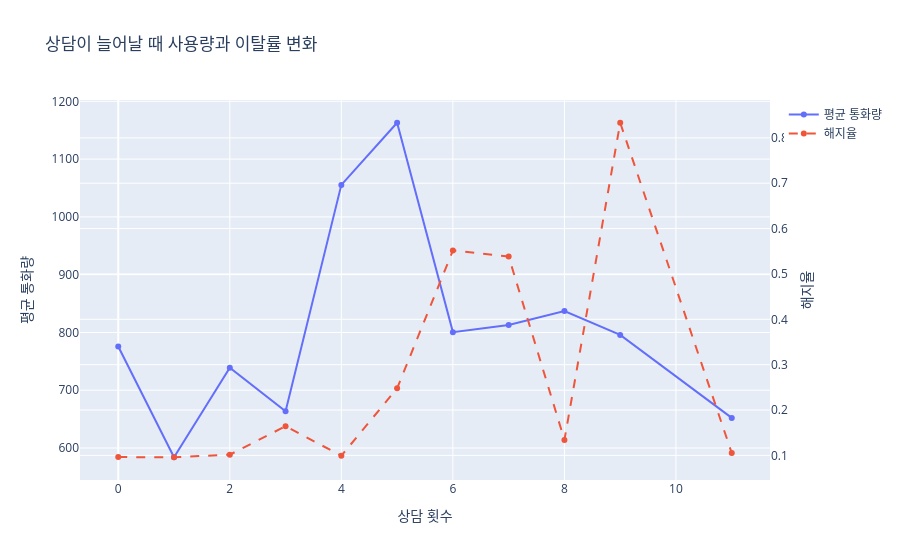

This figure's notebook cell:
### Markdown cell above
# html에서 시각화하고싶은거?

### Code cell
# 상담 횟수별로 평균 사용량을 계산 / 가설1,3 상관관계 확인
import plotly.graph_objects as go

trend_data = df.groupby('cs_calls')[['total_minutes', 'target']].mean().reset_index()
fig = go.Figure()

fig.add_trace(
    go.Scatter(
        x=trend_data['cs_calls'],
        y=trend_data['total_minutes'],
        name='평균 통화량',
        yaxis='y1'
    )
)

fig.add_trace(
    go.Scatter(
        x=trend_data['cs_calls'],
        y=trend_data['target'],
        name='해지율',
        yaxis='y2',
        line=dict(dash='dash')
    )
)

fig.update_layout(
    title="상담이 늘어날 때 사용량과 이탈률 변화",
    xaxis_title="상담 횟수",
    yaxis=dict(title="평균 통화량"),
    yaxis2=dict(title="해지율", overlaying='y', side='right')
)

fig.show();

### Figure 1 — Plotly figure (JSON) as saved in the notebook; plotly's stock layout.template omitted (floating-point values rounded to 4 significant figures)
{"data": [{"name": "평균 통화량", "type": "scatter", "x": [0, 1, 2, 3, 4, 5, 6, 7, 8, 9, 11], "y": [775.7, 584.0, 738.9, 663.6, 1055.0, 1163.0, 800.5, 812.8, 836.9, 795.8, 652.1], "yaxis": "y"}, {"line": {"dash": "dash"}, "name": "해지율", "type": "scatter", "x": [0, 1, 2, 3, 4, 5, 6, 7, 8, 9, 11], "y": [0.0963, 0.09592, 0.1016, 0.1644, 0.09921, 0.2479, 0.5517, 0.5385, 0.1341, 0.8333, 0.1053], "yaxis": "y2"}], "layout": {"title": {"text": "상담이 늘어날 때 사용량과 이탈률 변화"}, "xaxis": {"title": {"text": "상담 횟수"}}, "yaxis": {"title": {"text": "평균 통화량"}}, "yaxis2": {"overlaying": "y", "side": "right", "title": {"text": "해지율"}}}}
